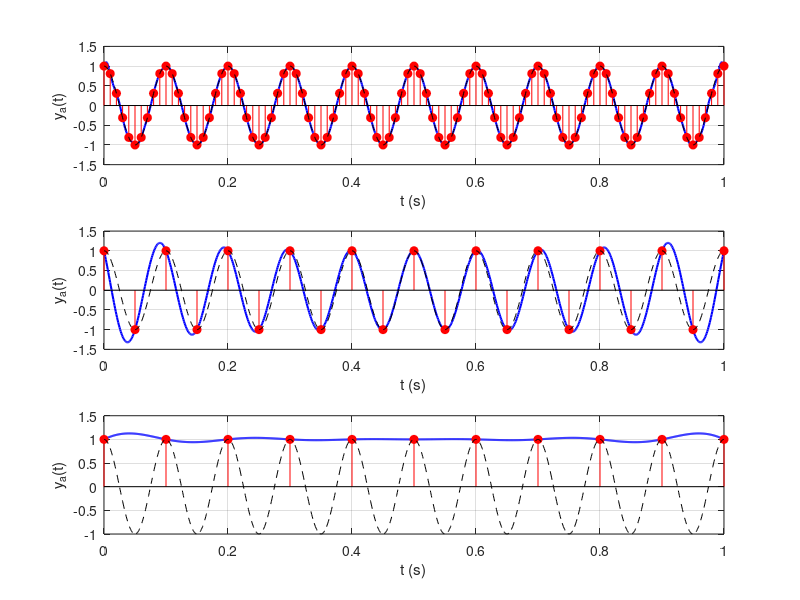

Here is the MATLAB script that generated this plot:
clc;
clear all;
close all;


Ts_values = [0.01, 0.05, 0.1];
dt_interp = 0.001;
t_cont = 0:dt_interp:1;

function y = sinc_interp(xn, n, t)
    Ts = n(2) - n(1);
    y = zeros(size(t));
    for k = 1:length(n)
        y += xn(k) * sinc((t - n(k)) / Ts);
    end
end


xa = cos(20 * pi * t_cont);  % Para comparacao

figure('Position', [100, 100, 1200, 400]);

for i = 1:length(Ts_values)
    Ts = Ts_values(i);
    n = 0:Ts:1;
    xn = cos(20 * pi * n);

    ya = sinc_interp(xn, n, t_cont);

    subplot(3, 1, i);
    plot(t_cont, ya, 'b', 'LineWidth', 1.5);
    hold on;
    stem(n, xn, 'r', 'filled');
    plot(t_cont, xa, '--k'); % Comparacao com o sinal original
    xlabel('t (s)');
    ylabel('y_a(t)');
    grid on;
    xlim([0 1]);
end

